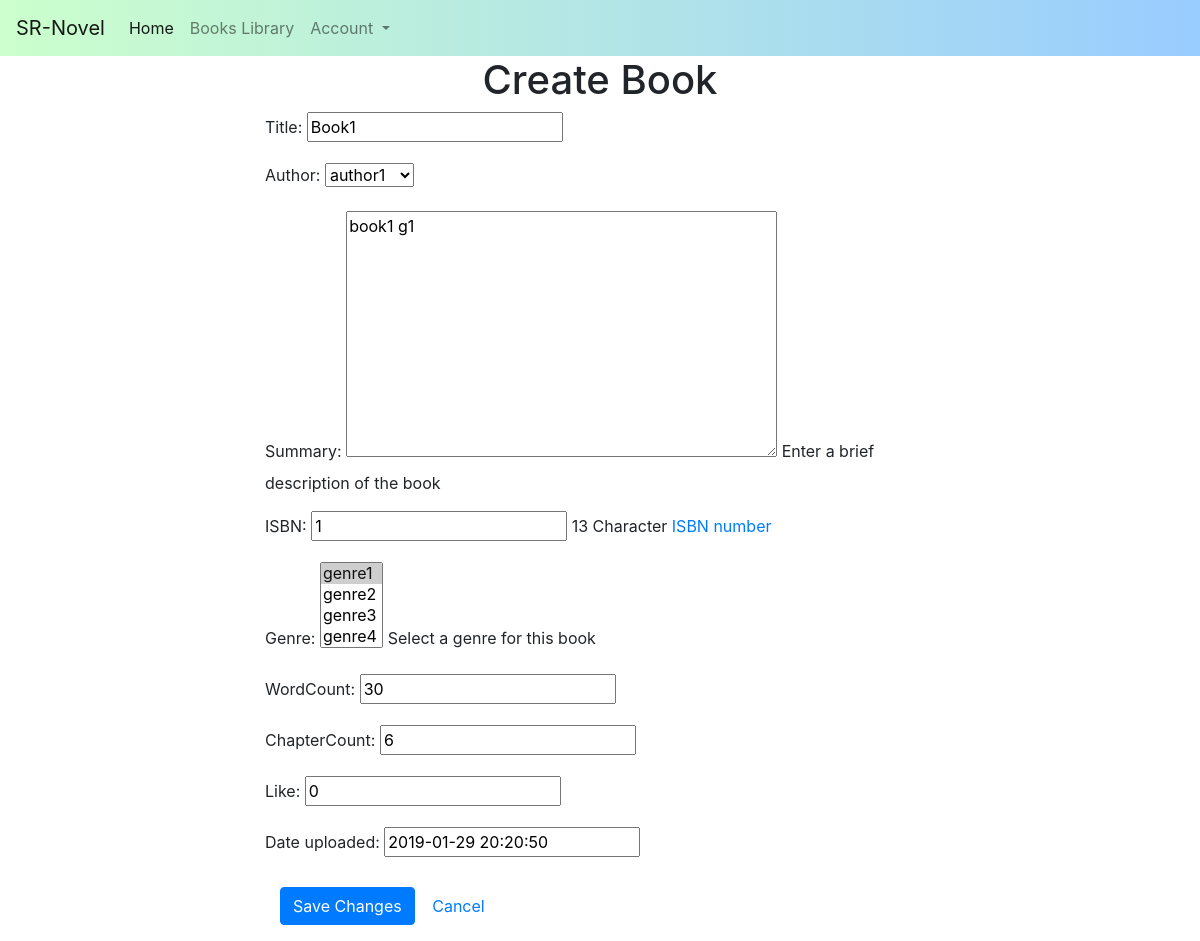
Before: /application/book/16/update (signed in) with the older database file.
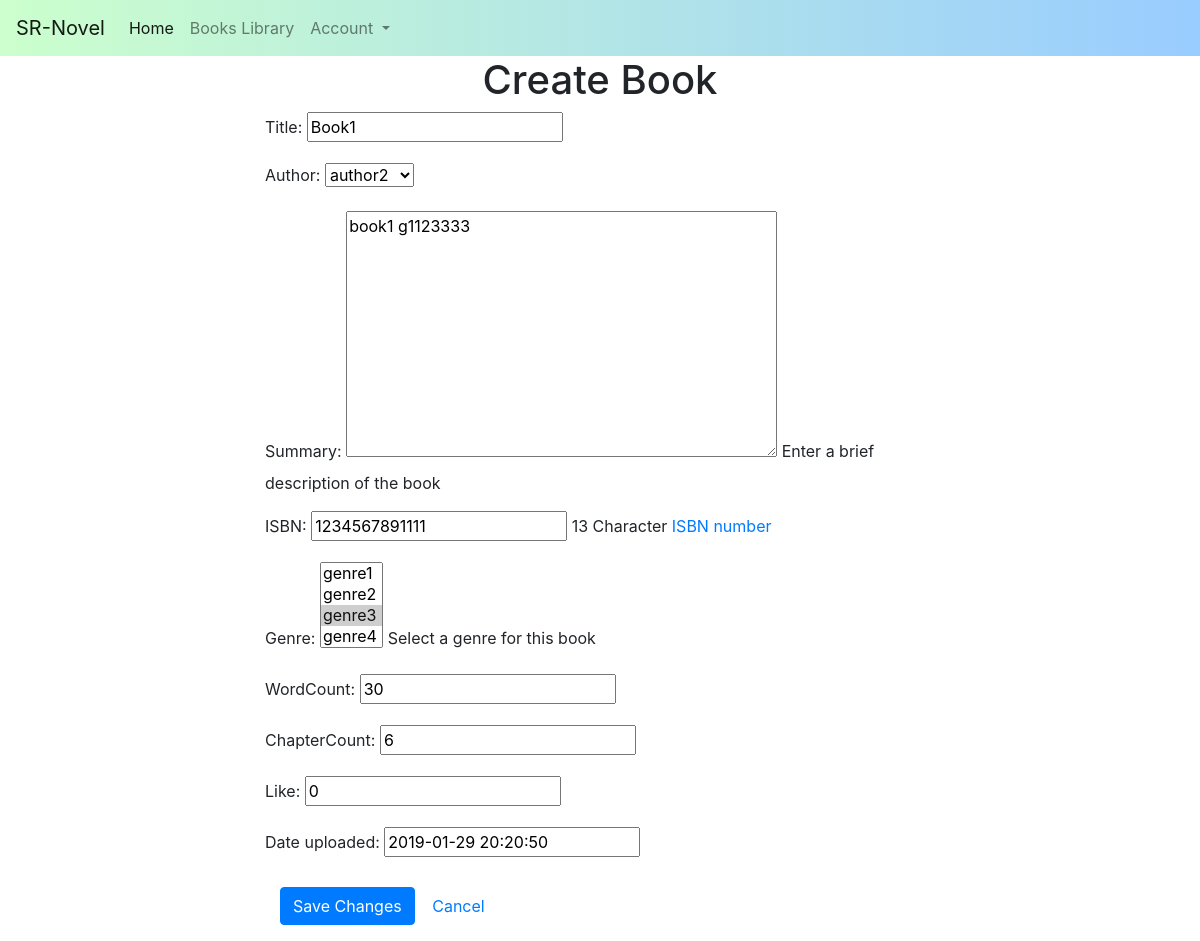
After: the same page with the newer database file.
### application/models.py (models this page shows, shortened)
class Book(models.Model):
    title = models.CharField(max_length=200,blank=True, null=True)
    author = models.ForeignKey('Author', on_delete=models.SET_NULL,blank=True, null=True)
    summary = models.TextField(max_length=1000, help_text='Enter a brief description of the book')
    isbn = models.CharField('ISBN', max_length=13, help_text='13 Character <a href="https://www.isbn-international.org/content/what-isbn">ISBN number</a>')
    genre = models.ManyToManyField(Genre, help_text='Select a genre for this book')
    wordCount = models.IntegerField(default=0)
    chapterCount = models.IntegerField(default=0)
    bookFile = models.FileField(blank=True, null=True)
    like = models.IntegerField(default=0)
    date_uploaded = models.DateTimeField(default = timezone.now)
    bookImage = models.ImageField(blank=True, null=True)
    class Meta:
        ordering = ['-wordCount']

### application/views.py (the view)
# urls.py: path('book/<int:pk>/update', BookUpdateView.as_view(),name='book-update'),
class BookUpdateView(LoginRequiredMixin, UpdateView):
    model = Book
    fields = ['title','author', 'book_image', 'summary', 'isbn',
            'genre', 'wordCount', 'chapterCount', 'like','date_uploaded']

### application/models.py (called while the page is built)
    def __str__(self):
        return self.name

    def __str__(self):
        return '%s' % (self.authorName)

### application/templates/application/book_form.html (shortened to what this page needs)
{% extends "home_base.html" %}
{% load static %}
{% block css %}<link rel="stylesheet" type="text/css" href="{% static 'application/editProfile/edit_profile.css' %}" />{% endblock %}
{% block content %}
<div class="container-fluid">
  <div class="row">
    <div class="col-lg-4 col-centered">
      <h1 align="center">Create Book</h1>
    </div>
  </div>
    <div class="row">
      <div class="col-lg-7 col-centered">
        <form method="post">
          {{ form.as_p }}
              <div class="form-group">
            <label class="col-md-3 control-label"></label>
            <div class="col-md-8">
              <input type="submit" class="btn btn-primary" value="Save Changes">
              <a href="{% url 'index' %}" class="btn btn-default" value="Cancel">Cancel</a>
            </div>
          </div>
        </form>
      </div>
    </div>
</div>
{% endblock %}

Changed rows visible on the page:
changed Book "Book1": author "author1" → "author2"; summary "book1 g1" → "book1 g1123333"; isbn "1" → "1234567891111"
Other visible differences:
form field genre: "genre1 ☑ / genre2 / genre3 / genre4" → "genre1 / genre2 / genre3 ☑ / genre4"
